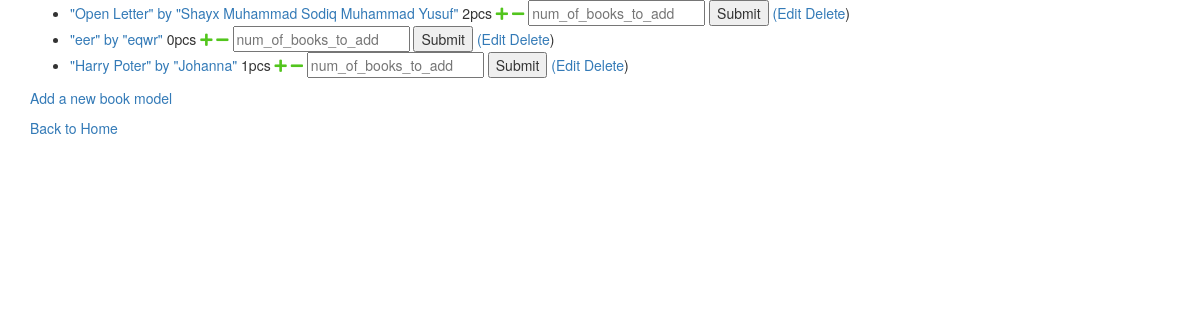
Page /backend (signed in) on the earlier database version.
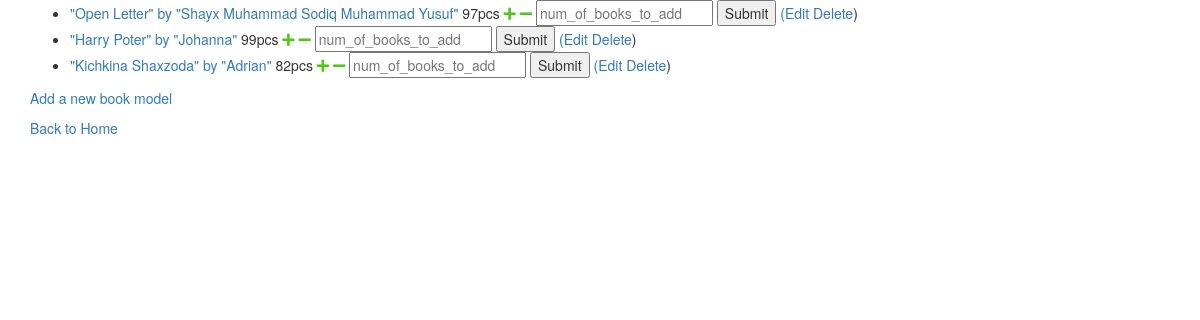
Same page on the later database version.
### backend/models.py (models this page shows, shortened)
class Book_model(models.Model):
    title = models.CharField(
        max_length=64,
        unique=True,
        validators=[
            MinLengthValidator(3)
        ])
    author = models.CharField(max_length=64)
    price = models.PositiveIntegerField()
    genre = models.CharField(max_length=64, choices=genre_options)
    created_at = models.DateTimeField(auto_now_add=True)
    updated_at = models.DateTimeField(auto_now=True)
    def get_quantity(self):
        quantity = len(Book.objects.filter(model=self))
        return quantity
    def __str__(self):
        return '"'+self.title+'" by "'+self.author+'"'

### backend/views.py (the view)
# urls.py: path('', book_model_list.as_view(), name="book_model_list"),
class book_model_list(LoginRequiredMixin, ListView):
    model = Book_model
    fields="__all__"
    success_url =  reverse_lazy('backend:book_model_list')

### backend/templates/backend/book_model_list.html (shortened to what this page needs)
{%extends "base_bootsrap.html" %}
{% block content%}
<div class="container">
        {% if book_model_list %}
        <ul>
             {% for book_model in book_model_list %}
             <div class="row">
             <li><a href="{% url 'backend:book_model_detail' book_model.id %}">{{book_model}} </a>
                <span id="book_model_qty_{{book_model.id}}">{{book_model.get_quantity}}</span>pcs
                 <a href="#"  id="inc_{{book_model.id}}"
                    onclick="
                         inc('{% url 'backend:book_model_inc' book_model.id %}', {{book_model.id}});
                         return false;
                    "
                 >
                <i class="fas fa-plus" id="plus_{{book_model.id}}" style="color: rgb(82, 197, 29)"></i>
                 </a>
                 <a href="#"  id="dec_{{book_model.id}}"
                 onclick="
                      dec('{% url 'backend:book_model_dec' book_model.id %}', {{book_model.id}}); return false;
                 "
                 >
                 <i class="fas fa-minus" id="minus_{{book_model.id}}" style="color: rgb(82, 197, 29)"></i>
                 </a>
                 <input id="num_of_books_{{book_model.id}}" name="num_of_books_to_add" type="number" placeholder="num_of_books_to_add"></input>
                 <input type="submit" onclick="
                    num_of_books_to_add=$('#num_of_books_{{book_model.id}}').val()*1;
                    book_model_id='{{book_model.id}}'*1;
                    console.log(num_of_books_to_add);
                    add_set_of_books(book_model_id, num_of_books_to_add);
                    $('#num_of_books_{{book_model.id}}').val($('#num_of_books_{{book_model.id}}').placeholder);
                    return false;
                 "></input>
                 <a href="{% url 'backend:book_model_update' book_model.id %}">(Edit</a>
                 <a href="{% url 'backend:book_model_delete' book_model.id %}">Delete</a>)
             </li>
            </div>
             {%endfor%}
        </ul>
        {% else %}
           <p class="row">There are no book_models in the library database.</p>
        {% endif %}
            <p class="row">
             <a href="{% url 'backend:book_model_create' %}">Add a new book model</a>
            </p>
            <p class="row">
                <a href="{% url 'home:home' %}">Back to Home</a>
            </p>
        </div>
 {%endblock%}

### backend/templates/base_bootsrap.html (shortened to what this page needs)
<html>
    <head>
        <link rel="stylesheet" href="https://maxcdn.bootstrapcdn.com/bootstrap/3.4.0/css/bootstrap.min.css">
        <link rel="stylesheet" href="https://use.fontawesome.com/releases/v5.8.1/css/all.css">
        <link rel="stylesheet" href="https://use.fontawesome.com/releases/v5.8.1/css/v4-shims.css">
    </head>
    <body>
            <div class="container">
                    {% block content %}
                    {% endblock %}
            </div>
    </body>
</html>

Differences in the rows shown:
removed Book_model: title+author "\"eer\" by \"eqwr\"", get_quantity "0"
changed Book_model "\"Open Letter\" by \"Shayx Muhammad Sodiq Muhammad Yusuf\"": get_quantity "2" → "97"
changed Book_model "\"Harry Poter\" by \"Johanna\"": get_quantity "1" → "99"
added Book_model: title+author "\"Kichkina Shaxzoda\" by \"Adrian\"", get_quantity "82"
